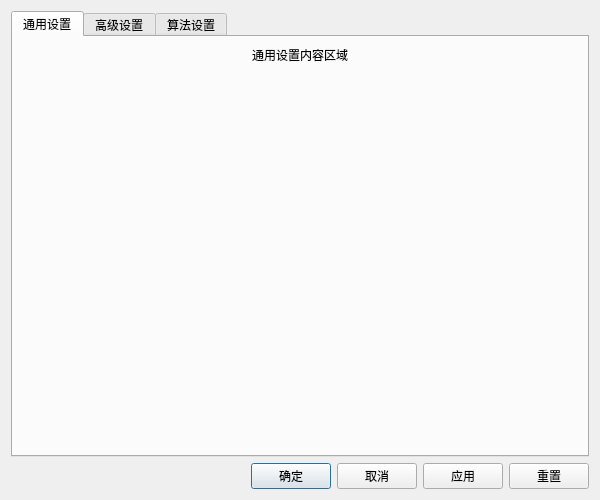
<?xml version="1.0" encoding="UTF-8"?>
<ui version="4.0">
 <class>TgBigParameterSettingsDialog</class>
 <widget class="QDialog" name="TgBigParameterSettingsDialog">
  <property name="geometry">
   <rect>
    <x>0</x>
    <y>0</y>
    <width>600</width>
    <height>500</height>
   </rect>
  </property>
  <property name="windowTitle">
   <string>大热重数据参数设置</string>
  </property>
  <property name="modal">
   <bool>true</bool>
  </property>
  <layout class="QVBoxLayout" name="mainLayout">
   <item>
    <widget class="QTabWidget" name="tabWidget">
     <property name="currentIndex">
      <number>0</number>
     </property>
     
     <!-- 通用设置标签页 -->
     <widget class="QWidget" name="generalTab">
      <attribute name="title">
       <string>通用设置</string>
      </attribute>
      <layout class="QVBoxLayout" name="generalLayout">
       <!-- 这里可以添加通用设置的控件 -->
       <item>
        <widget class="QLabel" name="generalLabel">
         <property name="text">
          <string>通用设置内容区域</string>
         </property>
         <property name="alignment">
          <set>Qt::AlignCenter</set>
         </property>
        </widget>
       </item>
       <item>
        <spacer name="generalSpacer">
         <property name="orientation">
          <enum>Qt::Vertical</enum>
         </property>
         <property name="sizeHint" stdset="0">
          <size>
           <width>20</width>
           <height>40</height>
          </size>
         </property>
        </spacer>
       </item>
      </layout>
     </widget>
     
     <!-- 高级设置标签页 -->
     <widget class="QWidget" name="advancedTab">
      <attribute name="title">
       <string>高级设置</string>
      </attribute>
      <layout class="QVBoxLayout" name="advancedLayout">
       <!-- 这里可以添加高级设置的控件 -->
       <item>
        <widget class="QLabel" name="advancedLabel">
         <property name="text">
          <string>高级设置内容区域</string>
         </property>
         <property name="alignment">
          <set>Qt::AlignCenter</set>
         </property>
        </widget>
       </item>
       <item>
        <spacer name="advancedSpacer">
         <property name="orientation">
          <enum>Qt::Vertical</enum>
         </property>
         <property name="sizeHint" stdset="0">
          <size>
           <width>20</width>
           <height>40</height>
          </size>
         </property>
        </spacer>
       </item>
      </layout>
     </widget>
     
     <!-- 算法设置标签页 -->
     <widget class="QWidget" name="algorithmTab">
      <attribute name="title">
       <string>算法设置</string>
      </attribute>
      <layout class="QVBoxLayout" name="algorithmLayout">
       <!-- 这里可以添加算法设置的控件 -->
       <item>
        <widget class="QLabel" name="algorithmLabel">
         <property name="text">
          <string>算法设置内容区域</string>
         </property>
         <property name="alignment">
          <set>Qt::AlignCenter</set>
         </property>
        </widget>
       </item>
       <item>
        <spacer name="algorithmSpacer">
         <property name="orientation">
          <enum>Qt::Vertical</enum>
         </property>
         <property name="sizeHint" stdset="0">
          <size>
           <width>20</width>
           <height>40</height>
          </size>
         </property>
        </spacer>
       </item>
      </layout>
     </widget>
    </widget>
   </item>
   
   <!-- 按钮区域 -->
   <item>
    <layout class="QHBoxLayout" name="buttonLayout">
     <item>
      <spacer name="buttonSpacer">
       <property name="orientation">
        <enum>Qt::Horizontal</enum>
       </property>
       <property name="sizeHint" stdset="0">
        <size>
         <width>40</width>
         <height>20</height>
        </size>
       </property>
      </spacer>
     </item>
     <item>
      <widget class="QPushButton" name="okButton">
       <property name="text">
        <string>确定</string>
       </property>
      </widget>
     </item>
     <item>
      <widget class="QPushButton" name="cancelButton">
       <property name="text">
        <string>取消</string>
       </property>
      </widget>
     </item>
     <item>
      <widget class="QPushButton" name="applyButton">
       <property name="text">
        <string>应用</string>
       </property>
      </widget>
     </item>
     <item>
      <widget class="QPushButton" name="resetButton">
       <property name="text">
        <string>重置</string>
       </property>
      </widget>
     </item>
    </layout>
   </item>
  </layout>
 </widget>
 <resources/>
 <connections/>
</ui>
